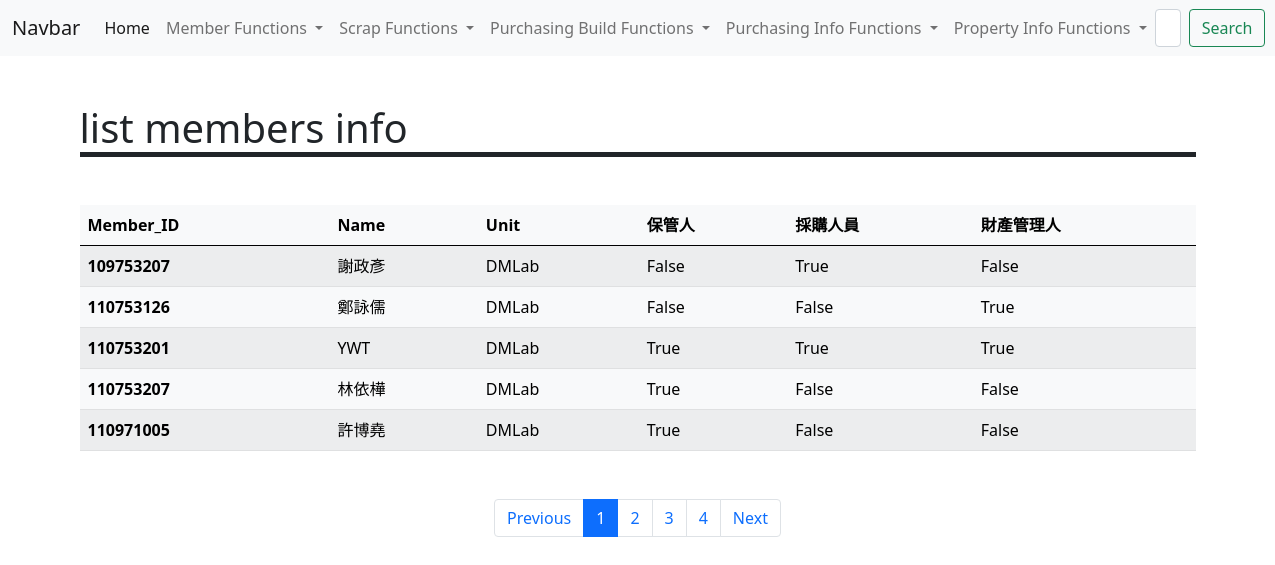
The app's page /member/info with its own data.
### tables this page shows
CREATE TABLE "Occupation" ( 
	"Member_ID" [nchar](10) NOT NULL,
	"Occupation" [nvarchar](50) NOT NULL,
	PRIMARY KEY("Member_ID", "Occupation"),
	CONSTRAINT OccuMemFK
		FOREIGN KEY ("Member_ID") REFERENCES Member(Member_ID)
			ON DELETE Cascade ON UPDATE Cascade
);

CREATE TABLE "Member"(
	"Member_ID" [nchar](10) NOT NULL,
	"Name" [nvarchar](50) NULL,
	"Unit" [nvarchar](50) NULL,
	PRIMARY KEY("Member_ID")
);

### view/member_register.py (the view)
@member_app.route('/info')
def member_info_show():
    page = int(request.args.get('page') if request.args.get('page') else 1)
    each_page = 5
    connection  = engine.connect() # connection 要放在view function中，否則會出現thread error
    query = db.select(func.count()).select_from(table_members)
    proxy = connection.execute(query)
    total_pages = math.ceil(proxy.fetchall()[0][0]/each_page) # [0][0] => inorder to get the value
    sq = db.select(table_members).limit(each_page).offset((page-1)*each_page).subquery()
    query = db.select(sq, table_occupation.c.Occupation).select_from(sq.outerjoin(table_occupation))
    proxy = connection.execute(query)
    sql_results = proxy.fetchall()
    tmp_df = pd.DataFrame(sql_results, columns=["Member_ID", 'Name', "Unit", "Occupation"])
    concat_df = pd.concat([tmp_df.drop(["Occupation"], axis=1), pd.get_dummies(tmp_df["Occupation"])], axis=1).groupby(["Member_ID", "Name", "Unit"]).sum().astype('bool').reset_index()
    results = concat_df.to_dict(orient="records")
    connection.close()
    return render_template('member_info.html',
                           page_header="list members info",
                           total_pages=total_pages,
                           outputs=results,
                           page=page)

### view/member_register.py (called while the page is built)
@event.listens_for(Engine, "connect")
def set_sqlite_pragma(dbapi_connection, connection_record):
    cursor = dbapi_connection.cursor()
    cursor.execute("PRAGMA foreign_keys=ON")
    cursor.close()

### view/purchase_build.py (called while the page is built)
@event.listens_for(Engine, "connect")
def set_sqlite_pragma(dbapi_connection, connection_record):
    cursor = dbapi_connection.cursor()
    cursor.execute("PRAGMA foreign_keys=ON")
    cursor.close()

### view/purchase_info.py (called while the page is built)
@event.listens_for(Engine, "connect")
def set_sqlite_pragma(dbapi_connection, connection_record):
    cursor = dbapi_connection.cursor()
    cursor.execute("PRAGMA foreign_keys=ON")
    cursor.close()

### templates/member_info.html (shortened to what this page needs)
{% extends "parts/base.html" %}
{% block page_content %}
{{ super() }}
<table class="table table-light table-striped table-hover mt-5">
    <thead>
      <tr>
        {% for key in outputs[0] %}
        <th scope="col">{{ key }}</th>
        {% endfor %}
      </tr>
    </thead>
    <tbody>
        {% for col in outputs %}
        <tr>
            {% for k in col %}
                {% if k=='Member_ID' %}
                    <th scope="row">{{ col[k] }}</th>
                {% else %}
                    <td>{{ col[k] }}</td>
                {% endif %}
            {% endfor %}
          </tr>
        {% endfor %}
    </tbody>
  </table>
<ul class="pagination  justify-content-center mt-5">
    <li class="page-item"><a class="page-link" href="/member/info?page={{ page-1 }}">Previous</a></li>
    {% for p in range(1,total_pages+1 ) %}
    <li class="page-item {{'active' if p==page else ''}}"><a class="page-link" href="/member/info?page={{p}}">{{ p }}</a></li>
    {% endfor %}
    <li class="page-item"><a class="page-link" href="/member/info?page={{ page+1 }}">Next</a></li>
</ul>
{% endblock page_content %}

### records on screen
Occupation: Occupation "保管人", Occupation "False", Occupation "True"
Occupation: Occupation "採購人員", Member_ID "109753207", Name "謝政彥" "DMLab", Occupation "True", Occupation "False"
Occupation: Occupation "財產管理人", Occupation "False", Occupation "True"
Member: Member_ID "110753126", Name "鄭詠儒"
Member: Unit "DMLab" "DMLab" "DMLab" "DMLab"
Member: Member_ID "110753201", Name "YWT"
Member: Member_ID "110753207", Name "林依樺"
Member: Member_ID "110971005", Name "許博堯"

### other values on screen
{{ page_header }} "list members info"
{{ key }} "Member_ID" "Name" "Unit"
{{ p }} "1" "2" "3" "4"
